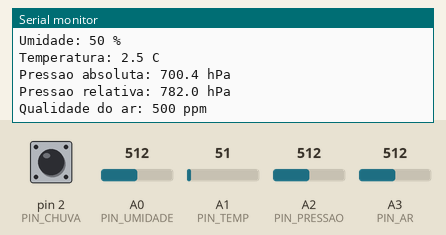
Recording of a sketch running on a simulated Arduino Uno, built with avr-gcc and run on an emulated ATmega328P. Parts: the last lines printed to the serial monitor. Inputs (shaded band) come from the test bench; at power-on: A2 (PIN_PRESSAO) = 512, pin 2 (PIN_CHUVA) HIGH, A0 (PIN_UMIDADE) = 512, A1 (PIN_TEMP) = 51, A3 (PIN_AR) = 512.

Above: at 10.9 s.
11.0 s: A2 (PIN_PRESSAO) set to 748
At 11.0 s:
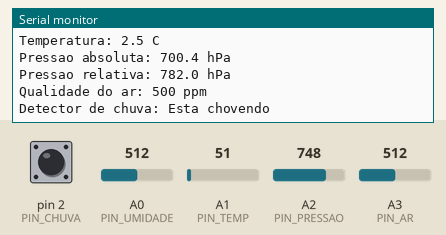
17.2 s: A2 (PIN_PRESSAO) set to 775
At 17.9 s:
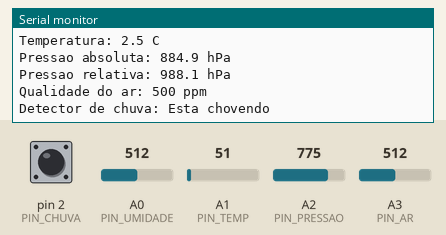
Timing chart, 0 to 20.2 s (numbered marks = the images above; inputs shaded):
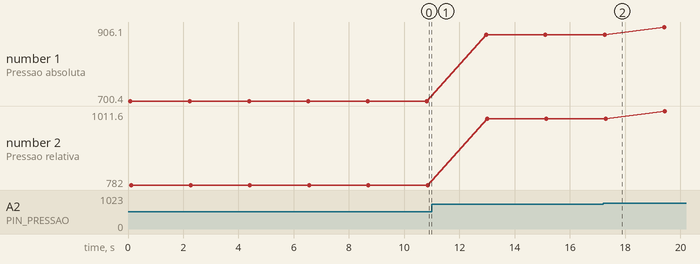

The sketch:

estacao_meteorologica_tinkercad.ino
```cpp
// Simulação da Estação Meteorológica no Tinkercad (Arduino Uno)
// Cada potenciômetro representa um sensor; a chave representa o sensor de chuva.

const int PIN_UMIDADE = A0;   // potenciômetro 1 -> umidade
const int PIN_TEMP    = A1;   // potenciômetro 2 -> temperatura
const int PIN_PRESSAO = A2;   // potenciômetro 3 -> pressão absoluta
const int PIN_AR      = A3;   // potenciômetro 4 -> qualidade do ar
const int PIN_CHUVA   = 2;    // chave deslizante -> detector de chuva

const float ALTITUDE = 920.0; // altitude em metros

float umidade, temperatura, pressaoAbs, pressaoRel, ppm;
int leituraChuva;

void setup() {
  Serial.begin(9600);
  pinMode(PIN_CHUVA, INPUT); // botão com resistor pull-down externo
}

void loop() {
  // Umidade: 0 a 100 %
  umidade = map(analogRead(PIN_UMIDADE), 0, 1023, 0, 100);

  // Temperatura: 0 a 50 ºC
  temperatura = analogRead(PIN_TEMP) * (50.0 / 1023.0);

  // Pressão absoluta: 300 a 1100 hPa
  pressaoAbs = 300.0 + analogRead(PIN_PRESSAO) * (800.0 / 1023.0);

  // Pressão relativa (nível do mar) - mesma ideia da função sealevel() do BMP180
  pressaoRel = pressaoAbs / pow(1.0 - (ALTITUDE / 44330.0), 5.255);

  // Qualidade do ar: 0 a 1000 ppm
  ppm = analogRead(PIN_AR) * (1000.0 / 1023.0);

  // Detector de chuva (mesma lógica do sensor real: 1 = seco, 0 = chuva)
  // Botão pressionado = HIGH, então invertemos: pressionado = 0 = chovendo
  leituraChuva = !digitalRead(PIN_CHUVA);

  Serial.println("===== Estacao Meteorologica IoT (simulada) =====");
  Serial.print("Umidade: ");          Serial.print(umidade, 0);     Serial.println(" %");
  Serial.print("Temperatura: ");      Serial.print(temperatura, 1); Serial.println(" C");
  Serial.print("Pressao absoluta: "); Serial.print(pressaoAbs, 1);  Serial.println(" hPa");
  Serial.print("Pressao relativa: "); Serial.print(pressaoRel, 1);  Serial.println(" hPa");
  Serial.print("Qualidade do ar: ");  Serial.print(ppm, 0);         Serial.println(" ppm");
  Serial.print("Detector de chuva: ");
  Serial.println(leituraChuva ? "Nao esta chovendo" : "Esta chovendo");
  Serial.println();

  delay(2000);
}
```

Measured:
- plotted number 1: 700.4 → 884.9 after the input at 11.0 s, 884.9 → 906.1 after the input at 17.2 s
- plotted number 2: 782 → 988.1 after the input at 11.0 s, 988.1 → 1011.6 after the input at 17.2 s
